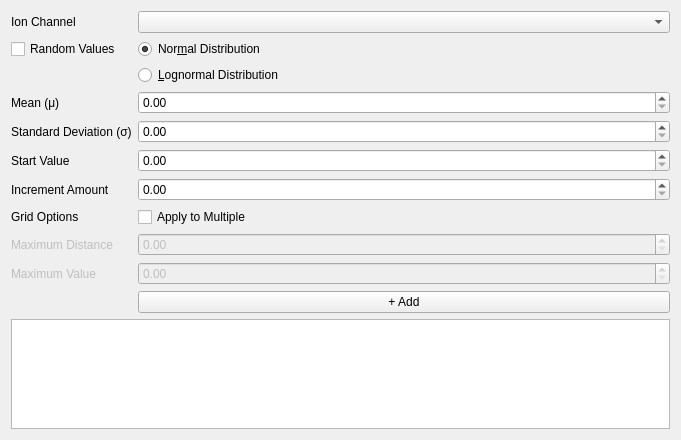
<?xml version="1.0" encoding="UTF-8"?>
<ui version="4.0">
 <class>IonChannelConfig</class>
 <widget class="QWidget" name="IonChannelConfig">
  <property name="geometry">
   <rect>
    <x>0</x>
    <y>0</y>
    <width>681</width>
    <height>440</height>
   </rect>
  </property>
  <property name="windowTitle">
   <string>Form</string>
  </property>
  <layout class="QVBoxLayout" name="mainLayout">
   <item>
    <layout class="QFormLayout" name="formLayout">
     <item row="2" column="0">
      <widget class="QLabel" name="ionChannelTypeLabel">
       <property name="text">
        <string>Ion Channel</string>
       </property>
      </widget>
     </item>
     <item row="2" column="1">
      <widget class="QComboBox" name="ionChannelType"/>
     </item>
     <item row="8" column="0">
      <widget class="QLabel" name="meanLabel">
       <property name="visible">
        <bool>false</bool>
       </property>
       <property name="text">
        <string>Mean (μ)</string>
       </property>
      </widget>
     </item>
     <item row="8" column="1">
      <widget class="QDoubleSpinBox" name="mean">
       <property name="visible">
        <bool>false</bool>
       </property>
      </widget>
     </item>
     <item row="9" column="0">
      <widget class="QLabel" name="stdDevLabel">
       <property name="visible">
        <bool>false</bool>
       </property>
       <property name="text">
        <string>Standard Deviation (σ)</string>
       </property>
      </widget>
     </item>
     <item row="9" column="1">
      <widget class="QDoubleSpinBox" name="stdDev">
       <property name="visible">
        <bool>false</bool>
       </property>
      </widget>
     </item>
     <item row="10" column="0">
      <widget class="QLabel" name="startValLabel">
       <property name="text">
        <string>Start Value</string>
       </property>
      </widget>
     </item>
     <item row="10" column="1">
      <widget class="QDoubleSpinBox" name="startVal"/>
     </item>
     <item row="13" column="0">
      <widget class="QLabel" name="incAmtLabel">
       <property name="text">
        <string>Increment Amount</string>
       </property>
      </widget>
     </item>
     <item row="13" column="1">
      <widget class="QDoubleSpinBox" name="incAmt"/>
     </item>
     <item row="14" column="0">
      <widget class="QLabel" name="gridOpsLabel">
       <property name="text">
        <string>Grid Options</string>
       </property>
      </widget>
     </item>
     <item row="14" column="1">
      <widget class="QCheckBox" name="multiple">
       <property name="text">
        <string>Apply to Multiple</string>
       </property>
      </widget>
     </item>
     <item row="15" column="0">
      <widget class="QLabel" name="maxDistLabel">
       <property name="enabled">
        <bool>false</bool>
       </property>
       <property name="text">
        <string>Maximum Distance</string>
       </property>
      </widget>
     </item>
     <item row="15" column="1">
      <widget class="QDoubleSpinBox" name="maxDist">
       <property name="enabled">
        <bool>false</bool>
       </property>
      </widget>
     </item>
     <item row="16" column="0">
      <widget class="QLabel" name="maxValLabel">
       <property name="enabled">
        <bool>false</bool>
       </property>
       <property name="text">
        <string>Maximum Value</string>
       </property>
      </widget>
     </item>
     <item row="16" column="1">
      <widget class="QDoubleSpinBox" name="maxVal">
       <property name="enabled">
        <bool>false</bool>
       </property>
      </widget>
     </item>
     <item row="17" column="1">
      <widget class="QPushButton" name="addButton">
       <property name="text">
        <string>+ Add</string>
       </property>
      </widget>
     </item>
     <item row="5" column="1">
      <widget class="QRadioButton" name="normalDist">
       <property name="text">
        <string>Nor&amp;mal Distribution</string>
       </property>
       <property name="checked">
        <bool>true</bool>
       </property>
	   <property name="visible">
		   <bool>false</bool>
	   </property>
      </widget>
     </item>
     <item row="6" column="1">
      <widget class="QRadioButton" name="lognormalDist">
       <property name="text">
        <string>&amp;Lognormal Distribution</string>
       </property>
	   <property name="visible">
		   <bool>false</bool>
	   </property>
      </widget>
     </item>
     <item row="5" column="0">
      <widget class="QCheckBox" name="randomize">
       <property name="text">
        <string>Random Values</string>
       </property>
      </widget>
     </item>
    </layout>
   </item>
   <item>
    <widget class="QListWidget" name="listWidget"/>
   </item>
  </layout>
 </widget>
 <resources/>
 <connections/>
</ui>
